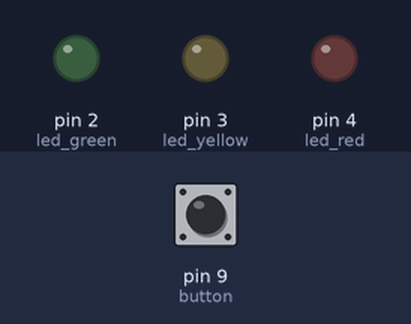
A sketch run on a simulated Arduino Uno, built with avr-gcc and run on an emulated ATmega328P. Shown: output pins drawn as LEDs (lit = HIGH). Dashed ring = blinking. The test bench sets the inputs (shaded band); at power-on: pin 9 (button) HIGH.

Above: at 2.8 s.
2.9 s: pin 9 (button) pulled LOW for 0.15 s
At 3.07 s:
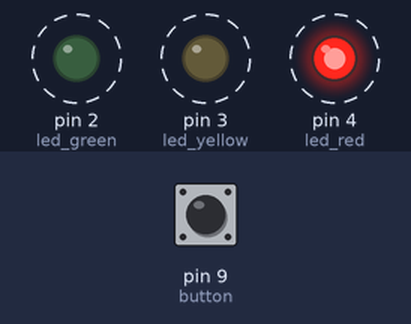
5.9 s: pin 9 (button) pulled LOW for 3.2 s
At 10.1 s:
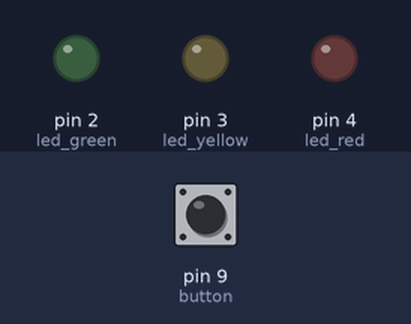
Timing chart, 0 to 11.6 s (numbered marks = the images above; inputs shaded):
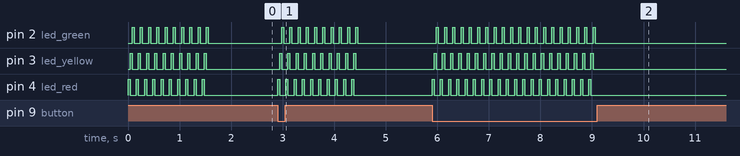

The sketch:

Task4.ino
```cpp
/*
  Task #4 sketch.

  This sketch is ready for upload. You can use it as a playground to try things out.

  Note the pin for the button.
  I have made new functions below the setup() and loop() functions which can be used.
*/

int led_green    = 2;
int led_yellow   = 3;
int led_red      = 4;
int button       = 9; // new pin definition

int buttonState  = HIGH; // this is where we shall store if the button is pressed, why it is set to HIGH we shall explain below

/***************************************************************************************/
// the setup function runs once when you press reset or power the board
void setup() {
  pinMode(led_green, OUTPUT);
  pinMode(led_yellow, OUTPUT);
  pinMode(led_red, OUTPUT);


  pinMode(button, INPUT_PULLUP);
  /*
    Above is the new bit.
    We need to initalise the button pin as an INPUT because we will be checking constantly if the button is pressed.
    The checking is done in the loop() function in the if() statement a few lines after this one, see it for yourself.
    INPUT_PULLUP - this means we are fixing the state of the pin to be HIGH (pulled-up - 5V); the reason we do this is to
    avoid so called "floating pins" - if a pin is floating that means it could be either 0V or 5V which is dangerous and will
    produce very erratic behaviour of the arduino.
    When we press the button we connect the pin directly to GND/0V which is logic LOW.
    More info in if() statement comments below.
  */

  button_sequence(); // we will run this function once so that when the arduino comes alive it's easier to know that is has come alive...
}


/***************************************************************************************/
// the loop function runs over and over again forever
void loop()
{
  buttonState = digitalRead(button);

  if (buttonState == LOW) // The pin is constantly held at HIGH. When we press the button we force it to LOW hence why we are checking for LOW here.
  {
    button_sequence(); // instead of writing a long sequence here I have seperated it into a different function altogether for readability.
  }
}


/***************************************************************************************/
// you can change the contents of this function
void button_sequence()
{
  for(int i = 0; i < 10; i++) // this will repeat the below sequence 10 times, google "C FOR loops" if you want to know exactly how it works
  {
    digitalWrite(led_red, HIGH);
    delay(40);
    all_leds_OFF();
    digitalWrite(led_yellow, HIGH);
    delay(40);
    all_leds_OFF();
    digitalWrite(led_green, HIGH);
    delay(40);
    all_leds_OFF();
    delay(40);
  }
}


/***************************************************************************************/
// instead of turning off each LED manually every time, I just made a function that turns them all off, it can be used anywhere
void all_leds_OFF()
{
  digitalWrite(led_green, LOW);
  digitalWrite(led_yellow, LOW);
  digitalWrite(led_red, LOW);
}
```

Measured:
- after the input at 2.9 s, pin 2 (led_green): alternates HIGH for 0.04 s and LOW for 0.12 s, 20 changes in all, then stays LOW, starting after 0.08 s; pin 3 (led_yellow), pin 4 (led_red): alternates HIGH for 0.04 s and LOW for 0.12 s, 20 changes in all, then stays LOW, starting at once
- after the input at 5.9 s, pin 2 (led_green): alternates HIGH for 0.04 s and LOW for 0.12 s, 40 changes in all, then stays LOW, starting after 0.08 s; pin 3 (led_yellow), pin 4 (led_red): alternates HIGH for 0.04 s and LOW for 0.12 s, 40 changes in all, then stays LOW, starting at once
